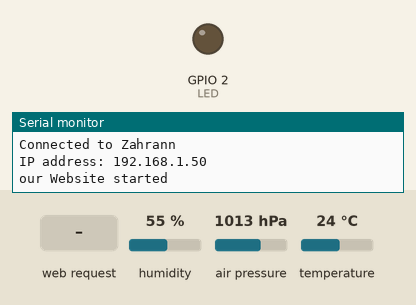
Recording of a sketch running on a simulated ESP8266 (NodeMCU). Shown: output pins drawn as LEDs (lit = HIGH), the last lines printed to the serial monitor. The inputs (shaded band) are chosen by the test bench; at power-on: humidity 55 %, air pressure 1013 hPa, temperature 24 °C. WiFi joins after 1.5 s; servers stay silent unless stated.

Above: at 3.0 s.
3.1 s: HTTP request GET /readADC received
At 4.3 s:
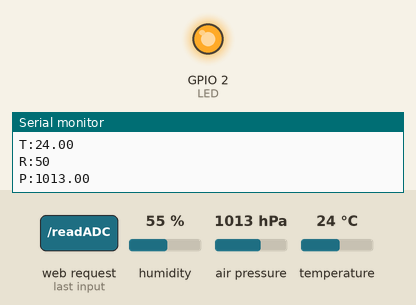
Timing chart, 0 to 6.1 s (numbered marks = the images above; inputs shaded):
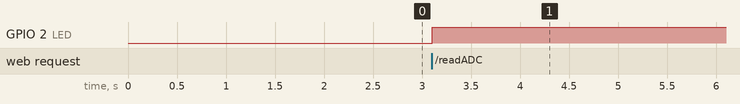

The sketch:

Weather_Project.ino
```cpp
#include <ESP8266WiFi.h>
#include <WiFiClient.h>
#include <ESP8266WebServer.h>
#include <SFE_BMP180.h>
#include <Wire.h>
#include <BlynkSimpleEsp8266.h>
#include "index.h"
#include "DHTesp.h"

#define LED 2 //On board LED
#define DHTpin 14 //D5 of NodeMCU is GPIO14

SFE_BMP180 pressure;

DHTesp dht;

char auth[] = "_-M9dujofBAS6MLnz-W1X5fr5LXOsIJW";
const char* ssid = "Zahrann";
const char* password = "123456789";

BlynkTimer timer;
ESP8266WebServer server(80);

void handleRoot() {
  String s = MAIN_page; //Read HTML contents
  server.send(200, "text/html", s);
}

float humidity, temperature;
int z, k ; double pp;
char status;
double T, P, p0, a;
double Tdeg, Tfar, phg, pmb;

void handleADC() {
  char status;
  double T, P;
  double pmb;

  status = pressure.getPressure(P, T);
  pmb = P;

  int rain = analogRead(A0);
  int value = map(rain, 0, 1023, 100, 0);
  //Create JSON data
  String data = "{\"Rain\":\"" + String(value) + "\",\"Pressuremb\":\"" + String(pmb) + "\",\"Pressurehg\":\"" + String(phg) + "\", \"Temperature\":\"" + String(temperature) + "\", \"Humidity\":\"" + String(humidity) + "\"}";

  digitalWrite(LED, !digitalRead(LED)); //Toggle LED on data request ajax
  server.send(200, "text/plane", data); //Send ADC value, temperature and humidity JSON to client ajax request

  delay(dht.getMinimumSamplingPeriod());

  humidity = dht.getHumidity();
  temperature = dht.getTemperature();

  BlynkTimer timer;
  Serial.print("H:");
  Serial.println(humidity);
  Serial.print("T:");
  Serial.println(temperature);
  Serial.print("R:");
  Serial.println(value);
  Serial.print("P:");
  Serial.println(P);
  z = value;
  k = temperature;
  pp=pmb;
}
void myTimerEvent(){
Blynk.virtualWrite(V5, temperature);
Blynk.virtualWrite(V6, humidity);
Blynk.virtualWrite(V7, z);
Blynk.virtualWrite(V8, pp);
if (z > 50)
{
  Blynk.email("mohamedzaahran1@gmail.com", "Weather  Alert", "It is Rainy!");
  Blynk.notify("Weather  Alert - It is Rainy!");
}
if (k > 30)
{

  Blynk.email("mohamedzaahran1@gmail.com", "Weather  Alert", "It is too hot!");
  Blynk.notify("Weather  Alert - It is too hot");
}
if (k < 22 && k >0)
{
  Blynk.email("mohamedzaahran1@gmail.com", "Weather  Alert", "It is cold!");
  Blynk.notify("Weather  Alert - It is cold");
}


}

void setup()
{
  Serial.begin(115200);
  Serial.println();

  // dht11 Sensor

  dht.setup(DHTpin, DHTesp::DHT11); //for DHT11 Connect DHT sensor to GPIO 17
  pinMode(LED, OUTPUT);
  Blynk.begin(auth, ssid, password);

  //BMP180 Sensor

  WiFi.begin(ssid, password);
  Serial.println("");

  while (WiFi.status() != WL_CONNECTED) {
    delay(500);
    Serial.print(".");
  }

  Serial.println("");
  Serial.print("Connected to ");
  Serial.println(ssid);
  Serial.print("IP address: ");
  Serial.println(WiFi.localIP());

    server.on("/", handleRoot); //Which routine to handle at root location. This is display page
  server.on("/readADC", handleADC); //This page is called by java Script AJAX
  timer.setInterval(1000L, myTimerEvent);

  server.begin();
  Serial.println("our Website started");


}

void loop()
{
  server.handleClient();//Handle client requests
  Blynk.run();
  timer.run();
}
```

index.h
```cpp
const char MAIN_page[] PROGMEM = R"=====(
<!DOCTYPE html>
<html>
<head>
<title>Weather Station</title>
</head>
<style>
@import url(https://f...content-available-to-author-only...s.com/css?family=Montserrat);
@import url(https://f...content-available-to-author-only...s.com/css?family=Advent+Pro:400,200);
*{margin: 0;padding: 0;}

body {
 background-image: url(https://w...content-available-to-author-only...u.org/wp-content/uploads/lightning_sky_trees_outlines_stars_bad_weather_night_orange_birds_64059_1920x1080.jpg );
 background-color: #cccccc;
}
h2{
  font-size:14px;
}
.widget{
  box-shadow:0 40px 10px 5px rgba(0,0,0,0.4);
  margin:100px auto;
  height: 330px;
  position: relative;
  width: 500px;
}

.upper{
  border-radius:5px 5px 0 0;
  background:#f5f5f5;
  height:200px;
  padding:20px;
}

.date{
  font-size:40px;
}
.year{
  font-size:30px;
  color:#c1c1c1;
}
.place{
  color:#222;
  font-size:40px;
}
.lower{
  background:#000000;
  border-radius:0 05px 5px;
  font-family:'Advent Pro';
  font-weight:200;
  height:130px;
  width:100%;
}
.clock{
  background:#000000;
  border-radius:100%;
  box-shadow:0 0 0 15px #f5f5f5,0 10px 10px 5px rgba(0,0,0,0.3);
  height:150px;
  position:absolute;
  right:14px;
  top:-35px;
  width:150px;
}

.hour{
  background:#f5f5f5;
  height:50px;
  left:50%;
  position: absolute;
  top:25px;
  width:4px;
}

.min{
  background:#f5f5f5;
  height:65px;
  left:50%;
  position: absolute;
  top:10px;
  transform:rotate(100deg);
  width:4px;
}

.min,.hour{
  border-radius:5px;
  transform-origin:bottom center;
  transition:all .5s linear;
}

.infos{
  list-style:none;
}
.info{
  color:#fff;
  float:left;
  height:100%;
  padding-top:10px;
  text-align:center;
  width:25%;
}
.info span{
  display: inline-block;
  font-size:40px;
  margin-top:20px;
}
.weather p {
  font-size:20px;padding:10px 0;
}
.anim{animation:fade .8s linear;}

@keyframes fade{
  0%{opacity:0;}
  100%{opacity:1;}
}

a{
 text-align: center;
 text-decoration: none;
 color: white;
 font-size: 15px;
 font-weight: 500;
}
</style>
<body>


<div class="widget">
  <div class="clock">
    <div class="min" id="min"></div>
    <div class="hour" id="hour"></div>
  </div>
  <div class="upper">
    <div class="date" id="date" > 21  March  </div>
    <div class="year">Temperature</div>
    <div class="place update" id="temperature">23 &deg;C</div>
  </div>
  <div style="text-align: center;"><a href="Weather Station Report" style="align:center">Weather Report Station</a></div>
  <div class="lower">
    <ul class="infos">
      <li class="info temp">
        <h2 class="title">TEMPERATURE</h2>
        <span class='update' id="temp">21 &deg;C</span>
      </li>
      <li class="info weather">
        <h2 class="title">PRESSURE</h2>
        <span class="update" id="pressure">0 mb</span>
      </li>
      <li class="info wind">
        <h2 class="title">RAIN</h2>
        <span class='update' id="rain">0%</span>
      </li>
      <li class="info humidity">
        <h2 class="title">HUMIDITY</h2>
        <span class='update' id="humidity">23%</span>
      </li>
    </ul>
  </div>
</div>

<script>
setInterval(drawClock, 2000);

function drawClock(){
    var now = new Date();
    var hour = now.getHours();
    var minute = now.getMinutes();
    var second = now.getSeconds();

    //Date
    var options = {year: 'numeric', month: 'long', day: 'numeric' };
    var today  = new Date();
    document.getElementById("date").innerHTML = today.toLocaleDateString("en-US", options);

    //hour
    var hourAngle = (360*(hour/12))+((360/12)*(minute/60));
    var minAngle = 360*(minute/60);
    document.getElementById("hour").style.transform = "rotate("+(hourAngle)+"deg)";
    //minute
    document.getElementById("min").style.transform = "rotate("+(minAngle)+"deg)";

    //Get Humidity Temperature and Rain Data
    var xhttp = new XMLHttpRequest();
    xhttp.onreadystatechange = function() {
      if (this.readyState == 4 && this.status == 200) {
      var txt = this.responseText;
      var obj = JSON.parse(txt); //Ref: https://w...content-available-to-author-only...s.com/js/js_json_parse.asp
        document.getElementById("rain").innerHTML = obj.Rain + "%";
        document.getElementById("temperature").innerHTML = Math.round(obj.Temperature) + "&deg;C";
        document.getElementById("temp").innerHTML = Math.round(obj.Temperature) + "&deg;C";
        document.getElementById("humidity").innerHTML = Math.round(obj.Humidity) + "%";
        document.getElementById("pressure").innerHTML = Math.round(obj.Pressuremb) + " mb";
      }
    };
   xhttp.open("GET", "readADC", true); //Handle readADC server on ESP8266
   xhttp.send();
}
</script>
</body>
</html>
)=====";
```

Measured:
- after the input at 3.1 s, GPIO 2 (LED): LOW → HIGH at once
